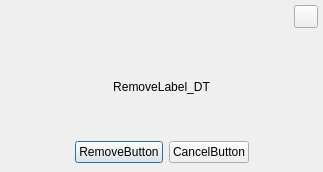
<ui version="4.0" >
 <class>RemoveContactDialogClass</class>
 <widget class="QDialog" name="RemoveContactDialogClass" >
  <property name="windowModality" >
   <enum>Qt::WindowModal</enum>
  </property>
  <property name="geometry" >
   <rect>
    <x>0</x>
    <y>0</y>
    <width>323</width>
    <height>172</height>
   </rect>
  </property>
  <layout class="QVBoxLayout" name="verticalLayout_3" >
   <property name="margin" >
    <number>0</number>
   </property>
   <item>
    <widget class="QFrame" name="styledFrame" >
     <property name="frameShape" >
      <enum>QFrame::NoFrame</enum>
     </property>
     <property name="frameShadow" >
      <enum>QFrame::Plain</enum>
     </property>
     <layout class="QVBoxLayout" name="verticalLayout" >
      <property name="spacing" >
       <number>5</number>
      </property>
      <property name="leftMargin" >
       <number>1</number>
      </property>
      <property name="topMargin" >
       <number>0</number>
      </property>
      <property name="rightMargin" >
       <number>1</number>
      </property>
      <property name="bottomMargin" >
       <number>0</number>
      </property>
      <item>
       <layout class="QHBoxLayout" name="horizontalLayout_3" >
        <property name="topMargin" >
         <number>5</number>
        </property>
        <property name="rightMargin" >
         <number>4</number>
        </property>
        <property name="bottomMargin" >
         <number>9</number>
        </property>
        <item>
         <spacer name="horizontalSpacer_4" >
          <property name="orientation" >
           <enum>Qt::Horizontal</enum>
          </property>
          <property name="sizeHint" stdset="0" >
           <size>
            <width>10</width>
            <height>5</height>
           </size>
          </property>
         </spacer>
        </item>
        <item>
         <widget class="QToolButton" name="closeToolButton" >
          <property name="focusPolicy" >
           <enum>Qt::NoFocus</enum>
          </property>
          <property name="toolTip" >
           <string>CloseButtonHint</string>
          </property>
          <property name="accessibleName" >
           <string>transparentButton</string>
          </property>
          <property name="layoutDirection" >
           <enum>Qt::LeftToRight</enum>
          </property>
          <property name="popupMode" >
           <enum>QToolButton::DelayedPopup</enum>
          </property>
         </widget>
        </item>
       </layout>
      </item>
      <item>
       <widget class="QFrame" name="mainDialogFrame" >
        <property name="sizePolicy" >
         <sizepolicy vsizetype="Expanding" hsizetype="Preferred" >
          <horstretch>0</horstretch>
          <verstretch>0</verstretch>
         </sizepolicy>
        </property>
        <property name="frameShape" >
         <enum>QFrame::NoFrame</enum>
        </property>
        <property name="frameShadow" >
         <enum>QFrame::Plain</enum>
        </property>
        <property name="lineWidth" >
         <number>0</number>
        </property>
        <layout class="QVBoxLayout" name="verticalLayout_2" >
         <property name="spacing" >
          <number>4</number>
         </property>
         <property name="margin" >
          <number>0</number>
         </property>
         <item>
          <spacer name="verticalSpacer" >
           <property name="orientation" >
            <enum>Qt::Vertical</enum>
           </property>
           <property name="sizeType" >
            <enum>QSizePolicy::Expanding</enum>
           </property>
           <property name="sizeHint" stdset="0" >
            <size>
             <width>20</width>
             <height>40</height>
            </size>
           </property>
          </spacer>
         </item>
         <item>
          <widget class="QLabel" name="removeLabel" >
           <property name="text" >
            <string>RemoveLabel_DT</string>
           </property>
           <property name="alignment" >
            <set>Qt::AlignCenter|Qt::AlignHCenter|Qt::AlignLeading|Qt::AlignLeft|Qt::AlignVCenter</set>
           </property>
           <property name="margin" >
            <number>9</number>
           </property>
          </widget>
         </item>
         <item>
          <spacer name="verticalSpacer_2" >
           <property name="orientation" >
            <enum>Qt::Vertical</enum>
           </property>
           <property name="sizeHint" stdset="0" >
            <size>
             <width>20</width>
             <height>40</height>
            </size>
           </property>
          </spacer>
         </item>
        </layout>
       </widget>
      </item>
      <item>
       <layout class="QHBoxLayout" name="horizontalLayout" >
        <property name="topMargin" >
         <number>4</number>
        </property>
        <property name="bottomMargin" >
         <number>9</number>
        </property>
        <item>
         <spacer name="horizontalSpacer" >
          <property name="orientation" >
           <enum>Qt::Horizontal</enum>
          </property>
          <property name="sizeHint" stdset="0" >
           <size>
            <width>40</width>
            <height>20</height>
           </size>
          </property>
         </spacer>
        </item>
        <item>
         <widget class="QPushButton" name="removeButton" >
          <property name="accessibleName" >
           <string>rectButton</string>
          </property>
          <property name="text" >
           <string>RemoveButton</string>
          </property>
         </widget>
        </item>
        <item>
         <widget class="QPushButton" name="cancelButton" >
          <property name="accessibleName" >
           <string>rectButton</string>
          </property>
          <property name="text" >
           <string>CancelButton</string>
          </property>
         </widget>
        </item>
        <item>
         <spacer name="horizontalSpacer_2" >
          <property name="orientation" >
           <enum>Qt::Horizontal</enum>
          </property>
          <property name="sizeHint" stdset="0" >
           <size>
            <width>40</width>
            <height>20</height>
           </size>
          </property>
         </spacer>
        </item>
       </layout>
      </item>
     </layout>
    </widget>
   </item>
  </layout>
 </widget>
 <layoutdefault spacing="6" margin="11" />
 <resources/>
 <connections/>
</ui>
